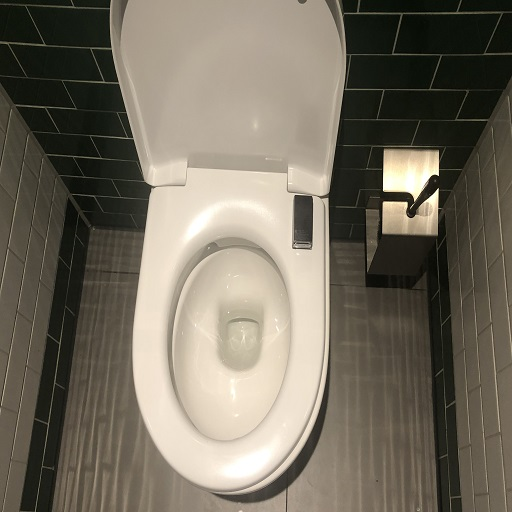
#> input picture SSD300_Train-master/test2.jpg, 512 x 512 px
$ python boxrecongnition.py   (older library calls are emulated)
#> lines starting #> are read from the running program, lines starting #| are printed output that depends on the picture; after the words box and inside, x2 and y2 are one past the last pixel; in counts of white or black regions, pixels touching at a corner belong together
import cv2
import numpy as np

img = cv2.imread("./test2.jpg")
#> img is the input picture: shape (512, 512, 3); mean B, G, R 95.8, 109.6, 116.6
img=cv2.resize(img,(512,512)) #改变输入图片大小
img2=img[180:260,200:330]
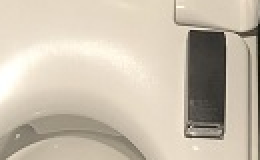
#> img2: shape (80, 130, 3) (shown 2 times larger); mean B, G, R 173.1, 189.9, 200.7
img3 = cv2.GaussianBlur(img2,(3,3),0,0) #高斯模糊
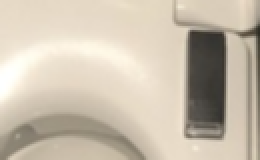
#> img3: shape (80, 130, 3) (shown 2 times larger); mean B, G, R 173.3, 190.2, 201
gray = cv2.cvtColor(img3,cv2.COLOR_BGR2GRAY) #灰度变换
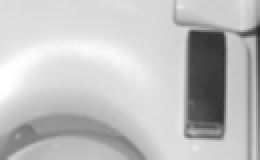
#> gray: shape (80, 130) (shown 2 times larger); min 43, max 255, mean 191.5
tr,img4=cv2.threshold(gray,100,230,cv2.THRESH_BINARY_INV)
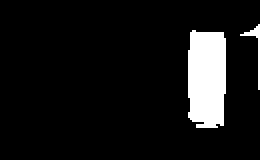
#> img4: shape (80, 130) (shown 2 times larger); values 0 (black) and 230 (white), 8.8% white; 2 white regions, box (x1, y1, x2, y2) and area: (94, 15, 113, 64) 854, (120, 12, 130, 45) 57
edge = cv2.Canny(img4,50,150) #边缘提取
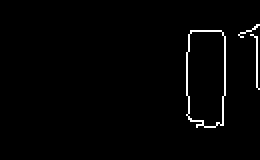
#> edge: shape (80, 130) (shown 2 times larger); 1.7% white in thin lines or dots, all inside (x1, y1, x2, y2) = (93, 12, 130, 64)
image, contours, hier  = cv2.findContours(edge, cv2.RETR_EXTERNAL, cv2.CHAIN_APPROX_SIMPLE)#检测轮廓
#> contours = 3 contours, 2 with area under 20; largest, box (x1, y1, x2, y2) and area: (93, 15, 113, 64) 842
for i in range(len(contours)):
    if len(contours[i])>20:#过滤掉线型轮廓
        cx=contours[i]
        cutarea = cv2.contourArea(cx) #计算盒子轮廓的像素面积
        print(cutarea)
#> this loop made 3 passes
#> cutarea on pass 2: 842
#| 842.0

cv2.imshow("1",img)
cv2.imshow("2",img2)
cv2.imshow("3",edge)
#cv2.imshow("2",gray)
#cv2.imshow("2",line_img)
cv2.waitKey()
